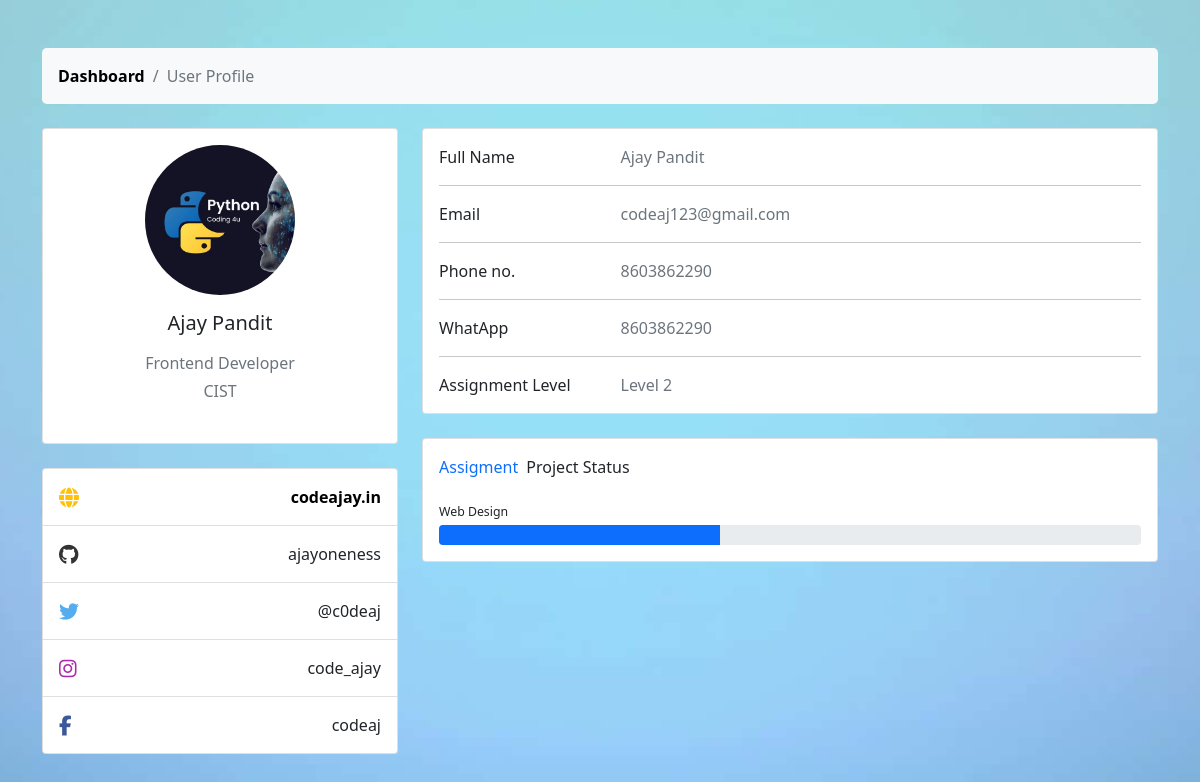
Screenshot of /profile/ (signed in) with the database file from the repository.
### accounts/models.py (models this page shows, shortened)
class Student(AbstractBaseUser, PermissionsMixin):
    STATUS_NOT_STARTED = 'not_started'
    STATUS_IN_PROGRESS = 'in_progress'
    STATUS_UNDER_REVIEW = 'under_review'
    STATUS_COMPLETED = 'completed'
    STATUS_REJECTED = 'rejected'
    STATUS_CHOICES = [
        (STATUS_NOT_STARTED, 'Not Started'),
        (STATUS_IN_PROGRESS, 'In Progress'),
        (STATUS_UNDER_REVIEW, 'Under Review'),
        (STATUS_COMPLETED, 'Completed'),
        (STATUS_REJECTED, 'Rejected'),
    ]
    email = models.EmailField(unique=True)
    name = models.CharField(max_length=255)
    profile_pic = models.ImageField(upload_to='profile_pics/', null=True, blank=True)
    phone_no = models.CharField(max_length=15, null=True, blank=True)
    whatsapp_no = models.CharField(max_length=15, null=True, blank=True)
    college = models.CharField(max_length=255, null=True, blank=True)
    domain = models.ForeignKey(Domain, on_delete=models.SET_NULL, null=True, blank=True)
    assignment1 = models.ForeignKey(Assignment, on_delete=models.SET_NULL, null=True, blank=True, related_name='assignment1')
    assignment1status = models.CharField(
        max_length=20,
        choices=STATUS_CHOICES,
        default=STATUS_NOT_STARTED,
    )
    assignment1starttime = models.DateTimeField(blank=True,null=True)
    assignment1endttime = models.DateTimeField(blank=True,null=True)
    assignment1rejectioncount = models.IntegerField(default=0)
    assignment2 = models.ForeignKey(Assignment, on_delete=models.SET_NULL, null=True, blank=True, related_name='assignment2')
    assignment2status = models.CharField(
        max_length=20,
        choices=STATUS_CHOICES,
        default=STATUS_NOT_STARTED,
    )
    assignment2starttime = models.DateTimeField(blank=True,null=True)
    assignment2endttime = models.DateTimeField(blank=True,null=True)
    assignment2rejectioncount = models.IntegerField(default=0)
    assignment3 = models.ForeignKey(Assignment, on_delete=models.SET_NULL, null=True, blank=True, related_name='assignment3')
    assignment3status = models.CharField(
        max_length=20,
        choices=STATUS_CHOICES,
        default=STATUS_NOT_STARTED,
    )
    assignment3starttime = models.DateTimeField(blank=True,null=True)
    assignment3endttime = models.DateTimeField(blank=True,null=True)
    assignment3rejectioncount = models.IntegerField(default=0)
    level_choices_student = [(0, 'Not Started'), (1, 'Level 1'), (2, 'Level 2'), (3, 'Level 3'), (4, 'pending'), (5, 'Certificate Level')]
    level_student = models.IntegerField(choices=level_choices_student, default=0)
    otp = models.IntegerField(null=True, blank=True)
    is_active = models.BooleanField(default=True)
    is_staff = models.BooleanField(default=False)
    date_joined = models.DateTimeField(default=timezone.now)
    objects = StudentManager()
    USERNAME_FIELD = 'email'
    REQUIRED_FIELDS = ['name']

class Domain(models.Model):
    domain_name = models.CharField(max_length=255)
    domain_description = models.TextField()
    def __str__(self):
        return self.domain_name

### accounts/views.py (the view)
# urls.py: path('profile/',views.Profile,name="profile"),
@login_required(login_url='/')
def Profile(request):
    return render(request,"profile.html")

### templates/profile.html (shortened to what this page needs)
{% load static %}
<!DOCTYPE html>
<html lang="en">
<head>
<link href="https://cdn.jsdelivr.net/npm/bootstrap@5.0.2/dist/css/bootstrap.min.css" rel="stylesheet">
<link rel="stylesheet" href="https://cdnjs.cloudflare.com/ajax/libs/font-awesome/6.5.2/css/all.min.css" />
</head>
<body>
    <section>
        <div class="container py-5">
          <div class="row">
            <div class="col">
              <nav aria-label="breadcrumb" class="bg-light rounded-3 p-3 mb-4">
                <ol class="breadcrumb mb-0">
                  <li class="breadcrumb-item"><a href="{% url 'dashboard' %}">Dashboard</a></li>
                  <li class="breadcrumb-item active" aria-current="page">User Profile</li>
                </ol>
              </nav>
            </div>
          </div>
          <div class="row">
            <div class="col-lg-4">
              <div class="card mb-4">
                <div class="card-body text-center">
                  {% if user.profile_pic %}
                  <img src="{{user.profile_pic.url}}" alt="avatar"
                    class="rounded-circle img-fluid" style="width: 150px;">
                  {% else %}
                  <img src="https://t4.ftcdn.net/jpg/01/07/43/45/360_F_107434511_iarF2z88c6Ds6AlgtwotHSAktWCdYOn7.jpg" alt="avatar"
                    class="rounded-circle img-fluid" style="width: 150px;">
                  {% endif %}
                  <h5 class="my-3">{{user.name}}</h5>
                  <p class="text-muted mb-1">{{user.domain}}</p>
                  <p class="text-muted mb-4">{{user.college}}</p>
                </div>
              </div>
              <div class="card mb-4 mb-lg-0">
                <div class="card-body p-0">
                  <ul class="list-group list-group-flush rounded-3">
                    <li class="list-group-item d-flex justify-content-between align-items-center p-3">
                      <i class="fas fa-globe fa-lg text-warning"></i>
                      <p class="mb-0"><a href="https://codeajay.in">codeajay.in</a></p>
                    </li>
                    <li class="list-group-item d-flex justify-content-between align-items-center p-3">
                      <i class="fab fa-github fa-lg" style="color: #333333;"></i>
                      <p class="mb-0">ajayoneness</p>
                    </li>
                    <li class="list-group-item d-flex justify-content-between align-items-center p-3">
                      <i class="fab fa-twitter fa-lg" style="color: #55acee;"></i>
                      <p class="mb-0">@c0deaj</p>
                    </li>
                    <li class="list-group-item d-flex justify-content-between align-items-center p-3">
                      <i class="fab fa-instagram fa-lg" style="color: #ac2bac;"></i>
                      <p class="mb-0">code_ajay</p>
                    </li>
                    <li class="list-group-item d-flex justify-content-between align-items-center p-3">
                      <i class="fab fa-facebook-f fa-lg" style="color: #3b5998;"></i>
                      <p class="mb-0">codeaj</p>
                    </li>
                  </ul>
                </div>
              </div>
            </div>
            <div class="col-lg-8">
              <div class="card mb-4">
                <div class="card-body">
                  <div class="row">
                    <div class="col-sm-3">
                      <p class="mb-0">Full Name</p>
                    </div>
                    <div class="col-sm-9">
                      <p class="text-muted mb-0">{{user.name}}</p>
                    </div>
                  </div>
                  <hr>
                  <div class="row">
                    <div class="col-sm-3">
                      <p class="mb-0">Email</p>
                    </div>
                    <div class="col-sm-9">
                      <p class="text-muted mb-0">{{user.email}}</p>
                    </div>
                  </div>
                  <hr>
                  <div class="row">
                    <div class="col-sm-3">
                      <p class="mb-0">Phone no.</p>
                    </div>
                    <div class="col-sm-9">
                      <p class="text-muted mb-0">{{user.phone_no}}</p>
                    </div>
                  </div>
                  <hr>
                  <div class="row">
                    <div class="col-sm-3">
                      <p class="mb-0">WhatApp</p>
                    </div>
                    <div class="col-sm-9">
                      <p class="text-muted mb-0">{{user.whatsapp_no}}</p>
                    </div>
                  </div>
                  <hr>
                  <div class="row">
                    <div class="col-sm-3">
                      <p class="mb-0">Assignment Level</p>
                    </div>
                    <div class="col-sm-9">
                      {% if user.level_student == 4 %}
                      <p class="text-mut mb-0" style="color:red;">Requested For Aproval (Panding) </p>
                      {% else %}
                      <p class="text-muted mb-0">Level {{user.level_student}}</p>
                      {% endif %}
                    </div>
                  </div>
                </div>
              </div>
              <div class="row">
                <div class="col-md-12">
                  <div class="card mb-4 mb-md-0">
                    <div class="card-body">
                      <p class="mb-4"><span class="text-primary font-italic me-1">Assigment</span> Project Status
                      </p>
                      <p class="mb-1" style="font-size: .77rem;">Web Design</p>
                      <div class="progress rounded" style="height: 20px;">
                        {% if user.level_student == 0 %}
                        <div class="progress-bar" style="color:Orange" role="progressbar" style="width: 0%" aria-valuenow="0"
                          aria-valuemin="0" aria-valuemax="100"></div>
                        {% elif user.level_student == 1 %}
                        <div class="progress-bar" style="color:Orange" role="progressbar" style="width: 20%" aria-valuenow="20"
                          aria-valuemin="0" aria-valuemax="100"></div>
                        {% elif user.level_student == 2 %}
                        <div class="progress-bar"  role="progressbar" style="width: 40%" aria-valuenow="40"
                          aria-valuemin="0" aria-valuemax="100"></div>
                        {% elif user.level_student == 3 %}
                        <div class="progress-bar" role="progressbar" style="width: 60%" aria-valuenow="60"
                          aria-valuemin="0" aria-valuemax="100"></div>
                          {% elif user.level_student == 4 %}
                          <div class="progress-bar" role="progressbar" style="width: 80%" aria-valuenow="80"
                          aria-valuemin="0" aria-valuemax="100"></div>
                          {% elif user.level_student == 5 %}
                          <div class="progress-bar" role="progressbar" style="width: 100%" aria-valuenow="100"
                          aria-valuemin="0" aria-valuemax="100"></div>
                          {% endif %}
                      </div>
                    </div>
                  </div>
                </div>
              </div>
            </div>
          </div>
        </div>
      </section>
</body>
</html>

### rows the page displays
Student: profile_pic (picture), name "Ajay Pandit", domain "Frontend Developer", college "CIST", email "codeaj123@gmail.com", phone_no "8603862290", whatsapp_no "8603862290", level_student "2"
